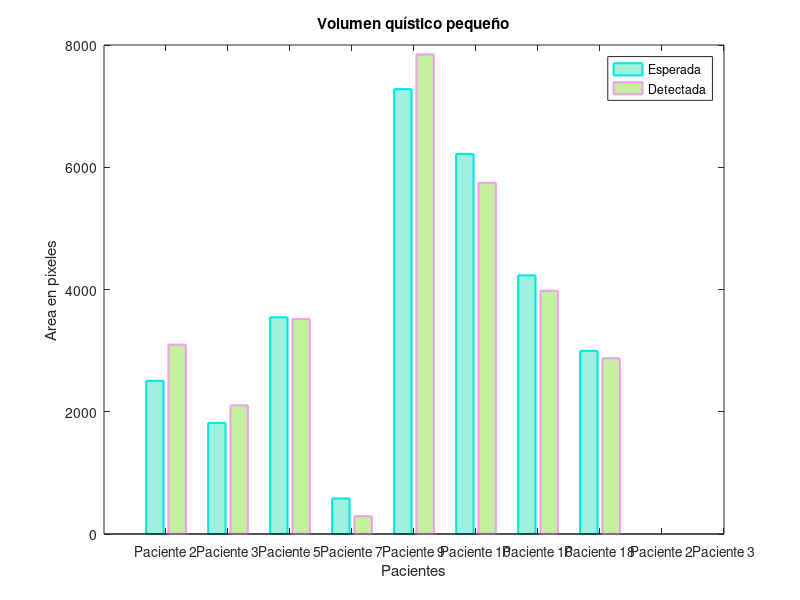

MATLAB code for this plot:
y = [2505 3098; 1817 2104; 3545 3516; 581 291; 7278 7846; 6218 5745; 4231 3979; 2996 2875];
fig=figure();
a=bar(y)

set(a(1),'FaceColor',[0.619, 0.941, 0.874],'EdgeColor',[0 .9 .9],'LineWidth',1.5);
set(a(2),'FaceColor',[0.772, 0.941, 0.619],'EdgeColor',[0.941, 0.619, 0.937],'LineWidth',1.5);
XTickLabel={'Paciente 2'; 'Paciente 3'; 'Paciente 5'; 
    'Paciente 7'; 'Paciente 9'; 'Paciente 10';  'Paciente 16';  'Paciente 18'};
XTick=[1 2 3 4 5 6 7 8 9 10 11 12 13 14 15 16 17 18 19 20]
set(gca, 'XTick',XTick);
set(gca, 'XTickLabel', XTickLabel);
set(gca, 'XTickLabelRotation', 45);
legend('Esperada','Detectada')

title('Volumen quístico pequeño')
xlabel('Pacientes')
ylabel('Area en pixeles')